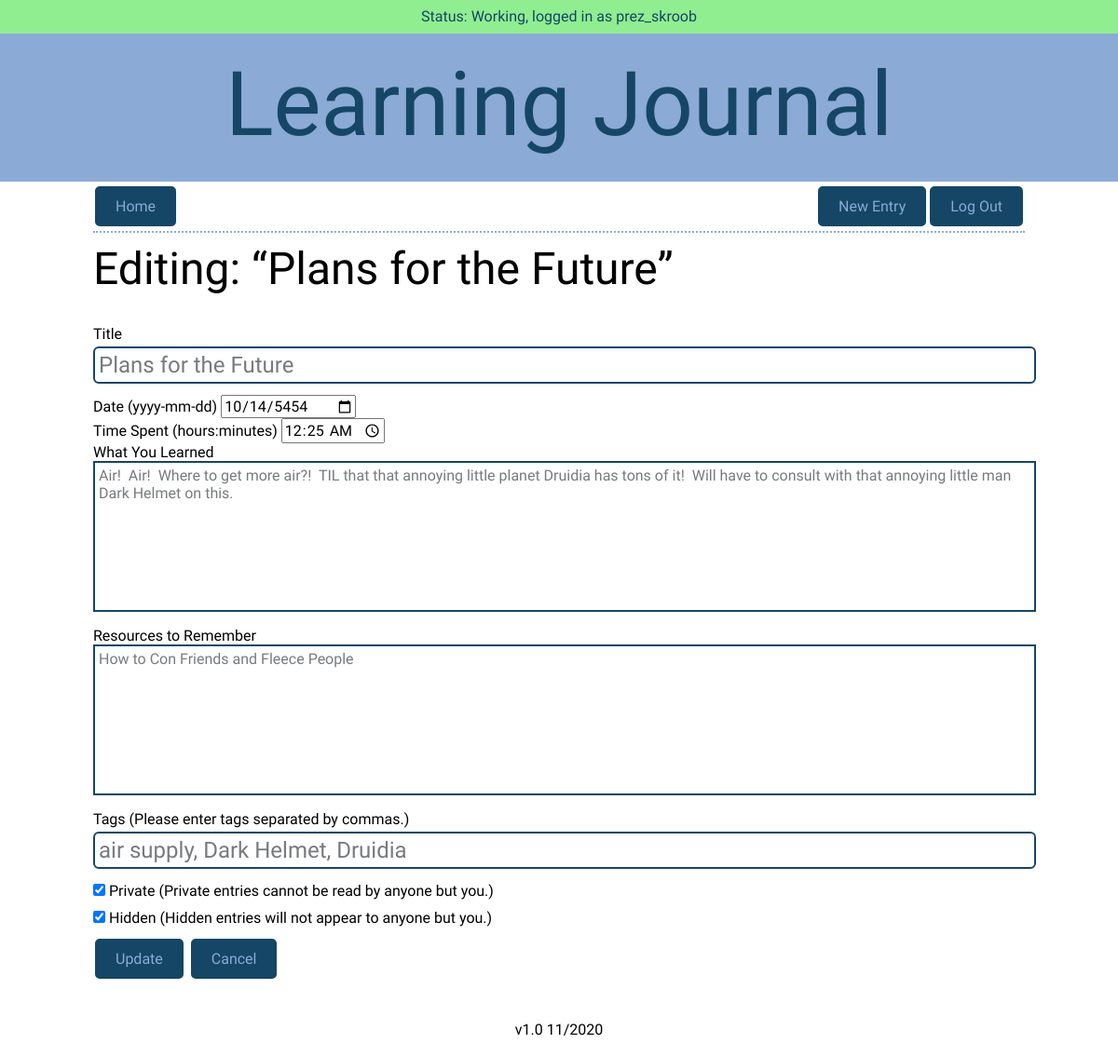
/entries/4/edit (signed in), run on an earlier commit of the app's database.
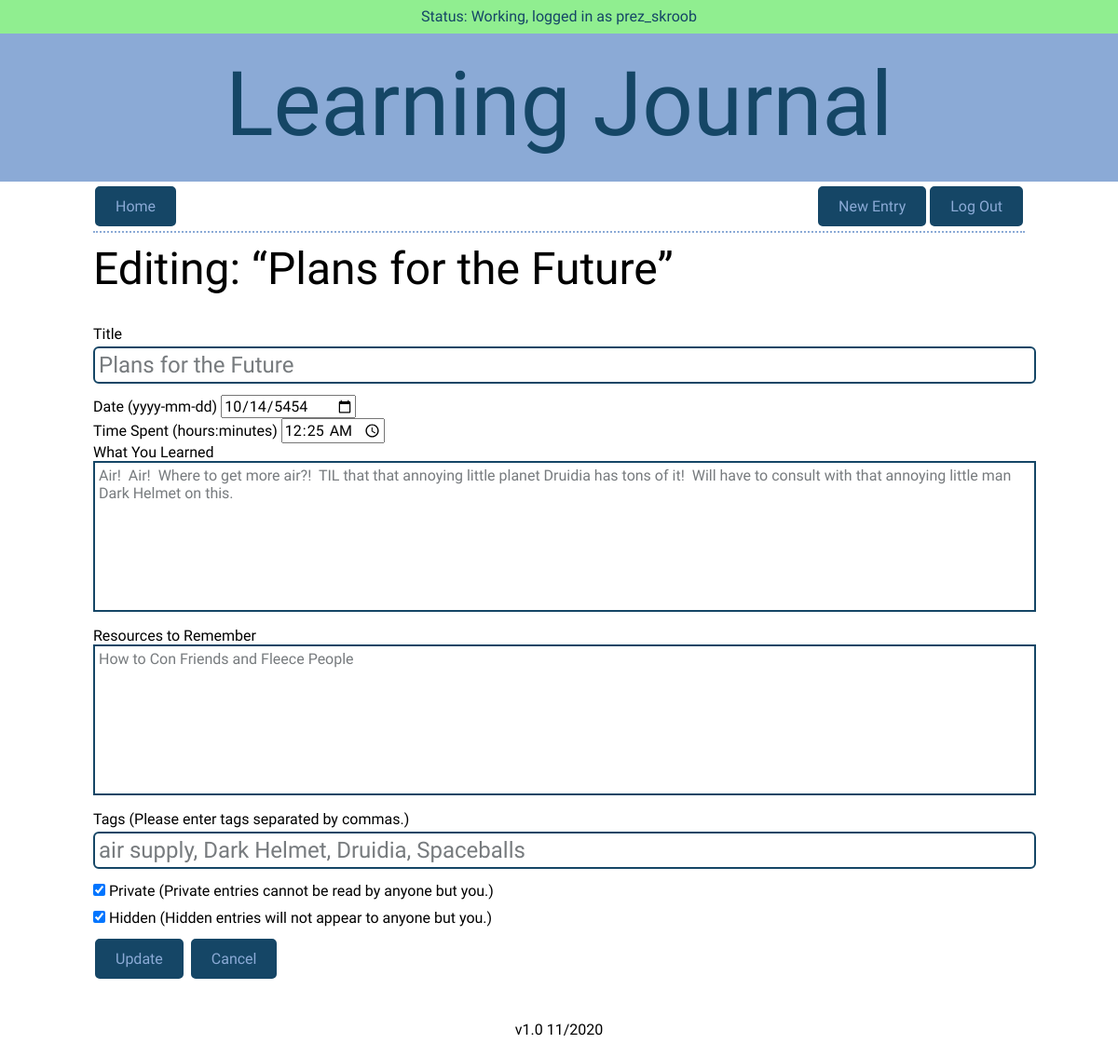
And on a later commit of the database.
### models.py (models this page shows, shortened)
class User(UserMixin, Model):
    id = AutoField()
    username = CharField(unique=True)
    password = CharField(max_length=100)
    god = BooleanField(default=False)
    class Meta:
        database = DATABASE

class Entry(Model):
    id = AutoField()
    user = ForeignKeyField(User, backref="entries")
    title = CharField(max_length=256)
    date = DateField(default=datetime.date.today)
    time_spent = TimeField()
    learned = TextField()
    resources = TextField()
    tags = CharField(max_length=256)
    private = BooleanField(default=False)
    hidden = BooleanField(default=False)
    class Meta:
        database = DATABASE

### app.py (the view, shortened to what this page needs)
@app.route("/entries/<int:entry_id>/edit", methods=("GET", "POST"))
def edit_entry(entry_id):
    global last_route, cur_user, cur_entry, cur_tag
    last_route = "edit_entry"
    cur_user = None
    cur_entry = entry_id
    cur_tag = None
    if not current_user.is_authenticated:
        return redirect(url_for("login"))
    user = g.user._get_current_object()  # noqa (accessing private method)
    try:
        entry = models.Entry.get(models.Entry.id == entry_id)
        if (user != entry.user and user.god == False):  # noqa
            raise models.DoesNotExist
    except models.DoesNotExist:
        get_flashed_messages()
        flash("Cannot edit entry.", "error")
        return redirect(url_for("show_entry", entry_id=entry_id))
    form = forms.EntryForm()
    old_tags = ""
    if request.method == "GET":
        old_tags = entry.tags
        form.title.data = entry.title
        form.date.data = entry.date
        form.time_spent.data = entry.time_spent
        form.learned.data = entry.learned
        form.resources.data = entry.resources
        form.tags.data = entry.tags
        form.private.data = entry.private
        form.hidden.data = entry.hidden
    return render_template(
        "form.html", button="Update", form=form, cancel_url=get_last_route())

### forms.py
class EntryForm(FlaskForm):
    title = StringField("Title", validators=[InputRequired()])
    date = DateField(
        "Date",
        default=datetime.datetime.today,
        description=" (yyyy-mm-dd)")
    time_spent = TimeField(
        "Time Spent",
        description=" (hours:minutes)")
    learned = TextAreaField("What You Learned", validators=[InputRequired()])
    resources = TextAreaField("Resources to Remember")
    tags = StringField("Tags",
                       description=" (Please enter tags separated by commas.)")
    private = BooleanField("Private", default=False,
                           description=" (Private entries cannot be read by "
                                       "anyone but you.)")
    hidden = BooleanField("Hidden", default=False,
                          description=" (Hidden entries will not appear to "
                                      "anyone but you.)")

### app.py (called while the page is built)
@login_manager.user_loader
def load_user(userid):
    try:
        return models.User.get(models.User.id == userid)
    except models.DoesNotExist:
        return None

@app.before_request
def before_request():
    g.db = models.DATABASE
    g.db.connect()
    g.user = current_user

@app.after_request
def after_request(response):
    g.db.close()
    return response

def get_last_route():
    if last_route is None:
        return url_for("index")
    elif last_route in ["user_entries"]:
        return url_for(last_route, user=cur_user)
    elif last_route in ["show_entry", "edit_entry", "delete_entry"]:
        return url_for(last_route, entry_id=cur_entry)
    elif last_route in ["show_tag"]:
        return url_for(last_route, tag=cur_tag)
    else:
        return url_for(last_route)

### templates/form.html (shortened to what this page needs)
{% extends "layout.html" %}
{% from "macros.html" import nav_bar with context %}
{% block nav %}
    {{ nav_bar(False) }}
{% endblock %}
{% block content %}
    {% if button == "Update" %}
        <h2>Editing: “{{ form.title.data }}”</h2>
    {% endif %}
    <form method="POST" action="" class="form">
        {% for field in form %}
            <div class="field-{{ field.name }}">
                {% if field.type == "BooleanField" %}
                <label for="{{ field.name }}">{{ field(placeholder=field.label.text) }} {{ field.label }} {{ field.description }}</label>
                {% else %}
                    {% if field.id != "csrf_token" %}
                        {{ field.label }} {{ field.description }}
                    {% endif %}
                    {{ field(placeholder=field.label.text) }}
                {% endif %}
            </div>
        {% endfor %}
        <button type="submit" id="submit">{{ button }}</button>
        <a class="button" href="{{ cancel_url }}">Cancel</a>
    </form>
{% endblock %}

### templates/layout.html (shortened to what this page needs)
<!DOCTYPE html>
<html lang="en">
    <head>
        <link href="https://fonts.googleapis.com/css2?family=Asap:ital@0;1&display=swap" rel="stylesheet">        <link rel="stylesheet" href="/static/css/normalize.css">
        <link rel="stylesheet" href="/static/css/site.css">
    </head>
    <body>
        <header>
        <div class="container">
            <div class="messages">
                {% with messages = get_flashed_messages(with_categories=True) %}
                    {% if messages %}
                        {% for category, message in messages %}
                            <div class="notification {{ category }}">{{ message }}</div>
                        {% endfor %}
                    {% else %}
                            <div class="notification success">Status:  Working,
                                {% if current_user.is_authenticated %}
                                    logged in as {{ current_user.username }}
                                {% else %}
                                    not logged in
                                {% endif %}
                            </div>
                    {% endif %}
                {% endwith %}
            </div>
        </div>
            <h1>Learning Journal</h1>
        </header>
        <section>
            {% block nav %}
            {% endblock %}
        </section>
        <section>
            {% block content %}
            {% endblock %}
        </section>
        <footer>
            v1.0 11/2020
        </footer>
    </body>
</html>

### templates/macros.html (shortened to what this page needs)
{% macro nav_bar(home) %}
    <div class="nav-bar">
        {% if home == False %}
            <a class="button" href="{{ url_for('index') }}">Home</a>
        {% else %}
            <div class="button button-inactive">Home</div>
        {% endif %}
        {% if current_user.is_authenticated %}
            <a class="button button-right" href="{{ url_for('logout') }}">Log Out</a>
            <a class="button button-right" href="{{ url_for('create_entry') }}">New Entry</a>
        {% else %}
            <a class="button button-right" href="{{ url_for('login') }}">Log In</a>
            <a class="button button-right" href="{{ url_for('register') }}">Register</a>
        {% endif %}
    </div>
{% endmacro %}

### static/css/site.css (style rules this page uses)
html { margin-left: calc(100vw - 100%); }
body { font-size: 16px; font-family: 'Asap', sans-serif; font-weight: 400 color: #404a49; }
section { max-width: 1000px; margin: auto; }
header { margin: 0 -1%; padding-bottom: 6px; text-align: center; color: #154666; background: #8baad6; }
a:link { text-decoration: none; }
.button { background-color: #154666; color: #8baad6; margin: 5px 2px; border: 2px solid #154666; border-radius: 5px; padding: 10px 20px; text-align: center; text-decoration: none; display: inline-block; }
.button-right { float: right }
h1 { font-size: 96px; font-family: "Sarina", cursive; font-weight: 400; line-height: 25%; }
h2 { font-size: 48px; font-family: 'Hammersmith One', sans-serif; font-weight: 400; line-height: 0; }
.messages { height: 36px; background: #90ee90; }
.notification { padding: 8px; }
.success { background: #90ee90; }
.nav-bar, .main { border-bottom: 2px dotted #8baad6; }
footer { padding: 20px; text-align: center; }
form { margin: 0; padding: 20px 0; }
input[type=text], [type=password] { width: 100%; border: 2px solid #154666; border-radius: 6px; outline: 0; background: #fff; padding: 4px; margin: 4px 0 12px; color: #777B7E; font-size: 24px;; }
input[type=checkbox] { margin: 4px 0 12px; }
textarea { width: 100%; height: 150px; border: 2px solid #154666; border-radius 8px; outline: 0; background: #fff; padding: 4px; margin: 0 0 12px; color: #777B7E; resize: none }
button { background-color: #154666; color: #8baad6; margin: 5px 2px; border: 2px solid #154666; border-radius: 5px; padding: 10px 20px; text-align: center; text-decoration: none; display: inline-block; }

What changed in the data, as far as the page shows it:
changed Entry "Plans for the Future": tags "air supply, Dark Helmet, Druidia" → "air supply, Dark Helmet, Druidia, Spaceballs"
